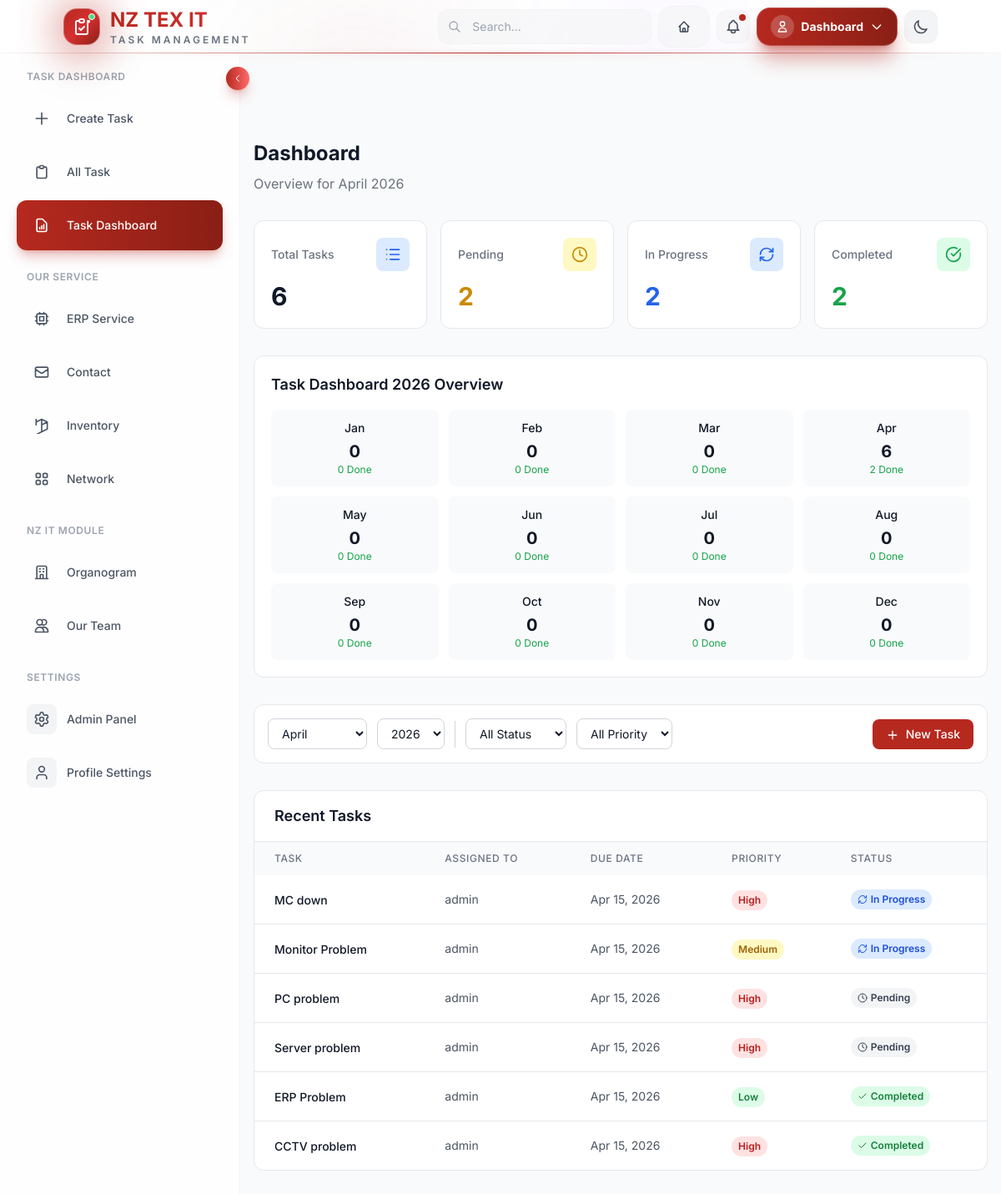
The page /dashboard/ (signed in) on the database its author committed.
### taskmanager/models.py (models this page shows, shortened)
class Task(models.Model):
    STATUS_CHOICES = [
        ('pending', 'Pending'),
        ('in_progress', 'In Progress'),
        ('completed', 'Completed'),
    ]
    PRIORITY_CHOICES = [
        ('low', 'Low'),
        ('medium', 'Medium'),
        ('high', 'High'),
    ]
    title = models.CharField(max_length=200)
    description = models.TextField(blank=True)
    status = models.CharField(max_length=20, choices=STATUS_CHOICES, default='pending')
    priority = models.CharField(max_length=20, choices=PRIORITY_CHOICES, default='medium')
    due_date = models.DateField(null=True, blank=True)
    category = models.ForeignKey(Category, on_delete=models.SET_NULL, null=True, blank=True)
    assigned_to = models.ManyToManyField(User, related_name='assigned_tasks', blank=True)
    created_by = models.ForeignKey(User, on_delete=models.SET_NULL, null=True, related_name='created_tasks')
    created_at = models.DateTimeField(auto_now_add=True)
    updated_at = models.DateTimeField(auto_now=True)

### taskmanager/views/base_views.py (the view)
# urls.py: path('dashboard/', dashboard, name='dashboard'),
@login_required
def dashboard(request):
    from datetime import datetime
    from calendar import monthrange
    from django.contrib.auth.models import User
    try:
        selected_month = request.GET.get('month')
        selected_year = request.GET.get('year')
        today = datetime.now()
        if selected_month and selected_year:
            month = int(selected_month)
            year = int(selected_year)
        else:
            month = today.month
            year = today.year
        _, last_day = monthrange(year, month)
        start_date = datetime(year, month, 1)
        end_date = datetime(year, month, last_day, 23, 59, 59)
        tasks = Task.objects.filter(
            created_at__gte=start_date,
            created_at__lte=end_date
        ).order_by(
            Case(
                When(status='in_progress', then=1),
                When(status='pending', then=2),
                When(status='completed', then=3),
            ),
            '-created_at'
        )
        pending_count = tasks.filter(status='pending').count()
        in_progress_count = tasks.filter(status='in_progress').count()
        completed_count = tasks.filter(status='completed').count()
        monthly_stats = []
        for m in range(1, 13):
            m_start = datetime(year, m, 1)
            _, m_last = monthrange(year, m)
            m_end = datetime(year, m, m_last, 23, 59, 59)
            m_total = Task.objects.filter(created_at__gte=m_start, created_at__lte=m_end).count()
            m_completed = Task.objects.filter(created_at__gte=m_start, created_at__lte=m_end, status='completed').count()
            monthly_stats.append({
                'month': m,
                'month_date': datetime(year, m, 1),
                'total': m_total,
                'completed': m_completed
            })
        return render(request, 'dashboard.html', {
            'tasks': tasks,
            'pending_count': pending_count,
            'in_progress_count': in_progress_count,
            'completed_count': completed_count,
            'all_pending_count': Task.objects.filter(status='pending').count(),
            'all_in_progress_count': Task.objects.filter(status='in_progress').count(),
            'all_completed_count': Task.objects.filter(status='completed').count(),
            'all_tasks_count': Task.objects.count(),
            'users': User.objects.filter(assigned_tasks__isnull=False).distinct(),
            'selected_month': month,
            'selected_month_date': datetime(year, month, 1),
            'selected_year': year,
            'monthly_stats': monthly_stats,
            'years': list(range(2023, 2031))
        })
    except Exception as e:
        logger.error(f"Error in dashboard view: {str(e)}")
        messages.error(request, 'An error occurred while loading the dashboard.')
        return redirect('home')

### templates/dashboard.html (shortened to what this page needs)
{% extends 'base.html' %}
{% block content %}
<section class="pt-20 pb-12 min-h-screen">
    <div class="w-full px-4">
        <div class="mb-8">
            <h1 class="text-2xl font-bold text-gray-900 dark:text-white mb-2">Dashboard</h1>
            <p class="text-gray-500 dark:text-gray-400">Overview for {% if selected_month %}{{ selected_month_date|date:"F" }} {{ selected_year }}{% else %}All Time{% endif %}</p>
        </div>
        <div class="grid grid-cols-1 md:grid-cols-2 lg:grid-cols-4 gap-4 mb-8">
            <div class="bg-white dark:bg-gray-800 rounded-xl p-5 border border-gray-200 dark:border-gray-700 smooth-transition hover:shadow-md">
                <div class="flex items-center justify-between mb-3">
                    <span class="text-sm font-medium text-gray-500 dark:text-gray-400">Total Tasks</span>
                    <div class="w-10 h-10 rounded-lg bg-blue-100 dark:bg-blue-900/30 flex items-center justify-center">
                        <i data-lucide="list" class="w-5 h-5 text-blue-600 dark:text-blue-400"></i>
                    </div>
                </div>
                <p class="text-3xl font-bold text-gray-900 dark:text-white">{{ tasks|length }}</p>
            </div>
            <div class="bg-white dark:bg-gray-800 rounded-xl p-5 border border-gray-200 dark:border-gray-700 smooth-transition hover:shadow-md">
                <div class="flex items-center justify-between mb-3">
                    <span class="text-sm font-medium text-gray-500 dark:text-gray-400">Pending</span>
                    <div class="w-10 h-10 rounded-lg bg-yellow-100 dark:bg-yellow-900/30 flex items-center justify-center">
                        <i data-lucide="clock" class="w-5 h-5 text-yellow-600 dark:text-yellow-400"></i>
                    </div>
                </div>
                <p class="text-3xl font-bold text-yellow-600">{{ pending_count }}</p>
            </div>
            <div class="bg-white dark:bg-gray-800 rounded-xl p-5 border border-gray-200 dark:border-gray-700 smooth-transition hover:shadow-md">
                <div class="flex items-center justify-between mb-3">
                    <span class="text-sm font-medium text-gray-500 dark:text-gray-400">In Progress</span>
                    <div class="w-10 h-10 rounded-lg bg-blue-100 dark:bg-blue-900/30 flex items-center justify-center">
                        <i data-lucide="refresh-cw" class="w-5 h-5 text-blue-600 dark:text-blue-400"></i>
                    </div>
                </div>
                <p class="text-3xl font-bold text-blue-600">{{ in_progress_count }}</p>
            </div>
            <div class="bg-white dark:bg-gray-800 rounded-xl p-5 border border-gray-200 dark:border-gray-700 smooth-transition hover:shadow-md">
                <div class="flex items-center justify-between mb-3">
                    <span class="text-sm font-medium text-gray-500 dark:text-gray-400">Completed</span>
                    <div class="w-10 h-10 rounded-lg bg-green-100 dark:bg-green-900/30 flex items-center justify-center">
                        <i data-lucide="check-circle" class="w-5 h-5 text-green-600 dark:text-green-400"></i>
                    </div>
                </div>
                <p class="text-3xl font-bold text-green-600">{{ completed_count }}</p>
            </div>
        </div>
        <div class="bg-white dark:bg-gray-800 rounded-xl p-5 mb-8 border border-gray-200 dark:border-gray-700">
            <h2 class="text-lg font-semibold text-gray-900 dark:text-white mb-4">Task Dashboard {{ selected_year }} Overview</h2>
            <div class="grid grid-cols-2 md:grid-cols-3 lg:grid-cols-4 xl:grid-cols-6 gap-3">
                {% for m in monthly_stats %}
                <div class="text-center p-3 bg-gray-50 dark:bg-gray-700/50 rounded-lg">
                    <div class="text-sm font-medium text-gray-900 dark:text-white mb-1">{{ m.month_date|date:"M" }}</div>
                    <div class="text-xl font-bold text-gray-900 dark:text-white">{{ m.total }}</div>
                    <div class="text-xs text-green-600 dark:text-green-400">{{ m.completed }} Done</div>
                </div>
                {% endfor %}
            </div>
        </div>
        <div class="bg-white dark:bg-gray-800 rounded-xl p-4 mb-8 border border-gray-200 dark:border-gray-700">
            <div class="flex flex-wrap items-center gap-3">
                <form method="GET" class="flex flex-wrap items-center gap-3">
                    <select name="month" class="px-3 py-2 text-sm border border-gray-300 dark:border-gray-600 rounded-lg bg-white dark:bg-gray-700 text-gray-900 dark:text-white focus:ring-2 focus:ring-primary-500 focus:border-transparent">
                        {% for m in monthly_stats %}
                         <option value="{{ m.month }}" {% if m.month == selected_month %}selected{% endif %}>{{ m.month_date|date:"F" }}</option>
                        {% endfor %}
                    </select>
                    <select name="year" class="px-3 py-2 text-sm border border-gray-300 dark:border-gray-600 rounded-lg bg-white dark:bg-gray-700 text-gray-900 dark:text-white focus:ring-2 focus:ring-primary-500 focus:border-transparent">
                        {% for y in years %}
                        <option value="{{ y }}" {% if y == selected_year %}selected{% endif %}>{{ y }}</option>
                        {% endfor %}
                    </select>
                </form>
                <select id="filter-status" class="px-3 py-2 text-sm border border-gray-300 dark:border-gray-600 rounded-lg bg-white dark:bg-gray-700 text-gray-900 dark:text-white focus:ring-2 focus:ring-primary-500 focus:border-transparent">
                    <option value="">All Status</option>
                </select>
                <select id="filter-priority" class="px-3 py-2 text-sm border border-gray-300 dark:border-gray-600 rounded-lg bg-white dark:bg-gray-700 text-gray-900 dark:text-white focus:ring-2 focus:ring-primary-500 focus:border-transparent">
                    <option value="">All Priority</option>
                </select>
                <a href="{% url 'create_task' %}" class="ml-auto px-4 py-2 text-sm font-medium text-white bg-primary-600 hover:bg-primary-700 rounded-lg smooth-transition">
                    <i data-lucide="plus" class="w-4 h-4 inline mr-1"></i>
                    New Task
                </a>
            </div>
        </div>
        <div class="bg-white dark:bg-gray-800 rounded-xl border border-gray-200 dark:border-gray-700 overflow-hidden">
            <div class="px-6 py-4 border-b border-gray-200 dark:border-gray-700">
                <h2 class="text-lg font-semibold text-gray-900 dark:text-white">Recent Tasks</h2>
            </div>
            <div class="overflow-x-auto">
                <table class="w-full">
                    <thead class="bg-gray-50 dark:bg-gray-700/50">
                        <tr>
                            <th class="px-6 py-3 text-left text-xs font-medium text-gray-500 dark:text-gray-400 uppercase tracking-wider">Task</th>
                            <th class="px-6 py-3 text-left text-xs font-medium text-gray-500 dark:text-gray-400 uppercase tracking-wider">Assigned To</th>
                            <th class="px-6 py-3 text-left text-xs font-medium text-gray-500 dark:text-gray-400 uppercase tracking-wider">Due Date</th>
                            <th class="px-6 py-3 text-left text-xs font-medium text-gray-500 dark:text-gray-400 uppercase tracking-wider">Priority</th>
                            <th class="px-6 py-3 text-left text-xs font-medium text-gray-500 dark:text-gray-400 uppercase tracking-wider">Status</th>
                        </tr>
                    </thead>
                    <tbody class="divide-y divide-gray-200 dark:divide-gray-700">
                        {% for task in tasks|slice:":10" %}
                        <tr class="hover:bg-gray-50 dark:hover:bg-gray-700/50 smooth-transition" data-priority="{{ task.priority }}" data-status="{{ task.status }}">
                            <td class="px-6 py-4">
                                <a href="#" class="text-sm font-medium text-gray-900 dark:text-white hover:text-primary-600 dark:hover:text-primary-400">{{ task.title }}</a>
                            </td>
                            <td class="px-6 py-4 text-sm text-gray-600 dark:text-gray-300">
                                {% for user in task.assigned_to.all %}{{ user.get_full_name|default:user.username }}{% if not forloop.last %}, {% endif %}{% endfor %}
                            </td>
                            <td class="px-6 py-4 text-sm text-gray-600 dark:text-gray-300">
                                {% if task.due_date %}{{ task.due_date|date:"M d, Y" }}{% else %}-{% endif %}
                            </td>
                            <td class="px-6 py-4">
                                <span class="inline-flex px-2 py-1 text-xs font-semibold rounded-full
                                    {% if task.priority == 'high' %}bg-red-100 text-red-700 dark:bg-red-900/30 dark:text-red-400
                                    {% elif task.priority == 'medium' %}bg-yellow-100 text-yellow-700 dark:bg-yellow-900/30 dark:text-yellow-400
                                    {% else %}bg-green-100 text-green-700 dark:bg-green-900/30 dark:text-green-400{% endif %}">
                                    {{ task.get_priority_display }}
                                </span>
                            </td>
                            <td class="px-6 py-4">
                                <span class="inline-flex items-center gap-1 px-2 py-1 text-xs font-semibold rounded-full
                                    {% if task.status == 'completed' %}bg-green-100 text-green-700 dark:bg-green-900/30 dark:text-green-400
                                    {% elif task.status == 'in_progress' %}bg-blue-100 text-blue-700 dark:bg-blue-900/30 dark:text-blue-400
                                    {% else %}bg-gray-100 text-gray-700 dark:bg-gray-700 dark:text-gray-300{% endif %}">
                                    {% if task.status == 'completed' %}<i data-lucide="check" class="w-3 h-3"></i>
                                    {% elif task.status == 'in_progress' %}<i data-lucide="refresh-cw" class="w-3 h-3"></i>
                                    {% else %}<i data-lucide="clock" class="w-3 h-3"></i>{% endif %}
                                    {{ task.get_status_display }}
                                </span>
                            </td>
                        </tr>
                        {% empty %}
                        <tr>
                            <td colspan="5" class="px-6 py-8 text-center text-gray-500 dark:text-gray-400">No tasks found</td>
                        </tr>
                        {% endfor %}
                    </tbody>
                </table>
            </div>
        </div>
    </div>
</section>
{% endblock %}

### rows shown on the page
Task: title "MC down", due_date "Apr 15, 2026", priority "High", status "In Progress"
Task: title "Monitor Problem", due_date "Apr 15, 2026", priority "Medium", status "In Progress"
Task: title "PC problem", due_date "Apr 15, 2026", priority "High", status "Pending"
Task: title "Server problem", due_date "Apr 15, 2026", priority "High", status "Pending"
Task: title "ERP Problem", due_date "Apr 15, 2026", priority "Low", status "Completed"
Task: title "CCTV problem", due_date "Apr 15, 2026", priority "High", status "Completed"

### other values the page prints
{{ selected_month_date|date:"F" }} "April"
{{ selected_year }} "2026"
{{ tasks|length }} "6"
{{ pending_count }} "2"
{{ in_progress_count }} "2"
{{ completed_count }} "2"
{{ m.month_date|date:"M" }} "Jan" "Feb" "Mar" "Apr" "May" "Jun" "Jul" "Aug" "Sep" "Oct" "Nov" "Dec"
{{ m.total }} "0" "0" "0" "6" "0" "0" "0" "0" "0" "0" "0" "0"
{{ m.completed }} "0" "0" "0" "2" "0" "0" "0" "0" "0" "0" "0" "0"
{{ user.get_full_name|default:user.username }} "admin"
form field month "April"
form field year "2026"
